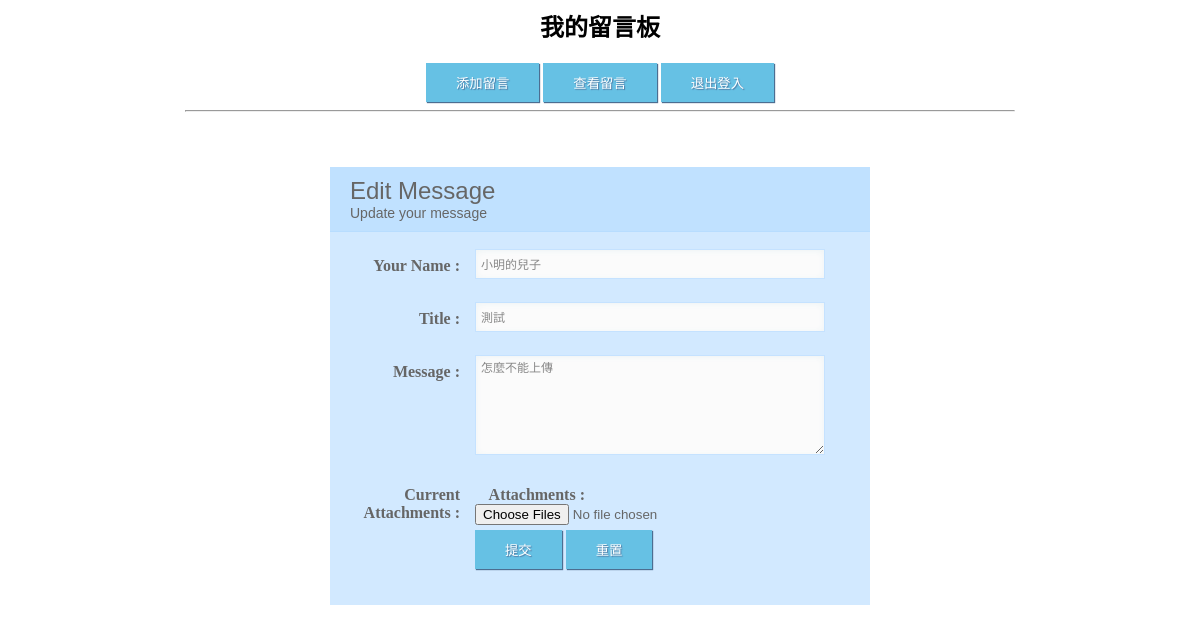
The page /edit.php?id=6 (signed in) on the database its author committed.
### tables this page shows
CREATE TABLE `tbl_ms1` (
  `id` int(11) NOT NULL,
  `user` varchar(25) NOT NULL,
  `title` varchar(225) DEFAULT NULL,
  `author` varchar(25) DEFAULT NULL,
  `ip` varchar(25) DEFAULT NULL,
  `liuyan` varchar(225) DEFAULT NULL,
  `file_name` varchar(255) NOT NULL,
  `time` time DEFAULT NULL
);

### edit.php (the view, shortened to what this page needs)
<?php
include 'connet.php';
mysqli_query($conn, "set names 'utf8'");
$id = $_GET['id'];
$user = $_SESSION['user_name'];
$query_sql = "SELECT * FROM tbl_ms1 WHERE id = $id AND user = '$user'";
$result = mysqli_query($conn, $query_sql);
$row = mysqli_fetch_assoc($result);
?>
<html>
<head>
    <link rel="stylesheet" type="text/css" href="./css/index1.css">
</head>
<body background="./images/plain.jpg" style="background-size:cover;">
    <center>
        <h2>我的留言板</h2>
        <input type="button" value="添加留言" onclick="location.href='add.php'" class="button" />
        <input type="button" value="查看留言" onclick="location.href='show.php'" class="button" />
        <input type="button" value="退出登入" onclick="location.href='logout.php'" class="button" />
        <hr width="70%">
    </center>
    <div class="k1">
        <form action="doEdit.php" method="POST" enctype="multipart/form-data">
            <h1>Edit Message
                <span>Update your message</span>
            </h1>
            <label>
                <span>Your Name :</span>
                <input type="text" name="author" value="<?php echo $row['author']; ?>" />
            </label>
            <label>
                <span>Title :</span>
                <input type="text" name="title" value="<?php echo $row['title']; ?>" />
            </label>
            <label>
                <span>Message :</span>
                <textarea name="content"><?php echo $row['liuyan']; ?></textarea>
            </label>
            <label>
                <span>Current Attachments :</span>
            </label>
            <label>
                <span>Attachments :</span>
                <input type="file" name="files[]" multiple accept=".pdf,.doc,.docx,.jpg" />
            </label>
            <div style="margin-left:125px">
                <input type="submit" value="提交" class="submit">
                <input type="reset" value="重置" class="reset">
            </div>
        </form>
    </div>
</body>
</html>

### css/index1.css (style rules this page uses)
div.k1 { margin-top:55px; margin-left:auto; margin-right:auto; max-width: 500px; background: #D2E9FF; padding: 20px 20px 20px 20px; color: #666; }
h1 { font: 24px "Trebuchet MS", Arial, Helvetica, sans-serif; padding: 10px 10px 10px 20px; display: block; background: #C0E1FF; border-bottom: 1px solid #B8DDFF; margin: -20px -20px 15px; }
h1>span { display: block; font-size: 14px; }
label { display: block; margin: 0px 0px 5px; }
label>span { float: left; width: 22%; text-align: right; padding-right: 15px; margin-top: 10px; font-weight: bold; }
input[type="text"],textarea,select { color: #888; width: 70%; padding: 0px 0px 0px 5px; border: 1px solid #C5E2FF; background: #FBFBFB; outline: 0; -webkit-box-shadow:inset 0px 1px 6px #ECF3F5; box-shadow: inset 0px 1px 6px #ECF3F5; font: 200 12px/25px "Trebuchet MS", Arial, Helvetica, sans-serif; height: 30px; line-height:15px; margin: 2px 6px 16px 0px; }
textarea { height:100px; padding: 5px 0px 0px 5px; width: 70%; }
.button,.reset,.submit,.button1 { padding: 10px 30px 10px 30px; background: #66C1E4; border: none; color: #FFF; box-shadow: 1px 1px 1px #4C6E91; -webkit-box-shadow: 1px 1px 1px #4C6E91; -moz-box-shadow: 1px 1px 1px #4C6E91; text-shadow: 1px 1px 1px #5079A3; }

### rows shown on the page
tbl_ms1: author "小明的兒子", title "測試", content "怎麼不能上傳"
